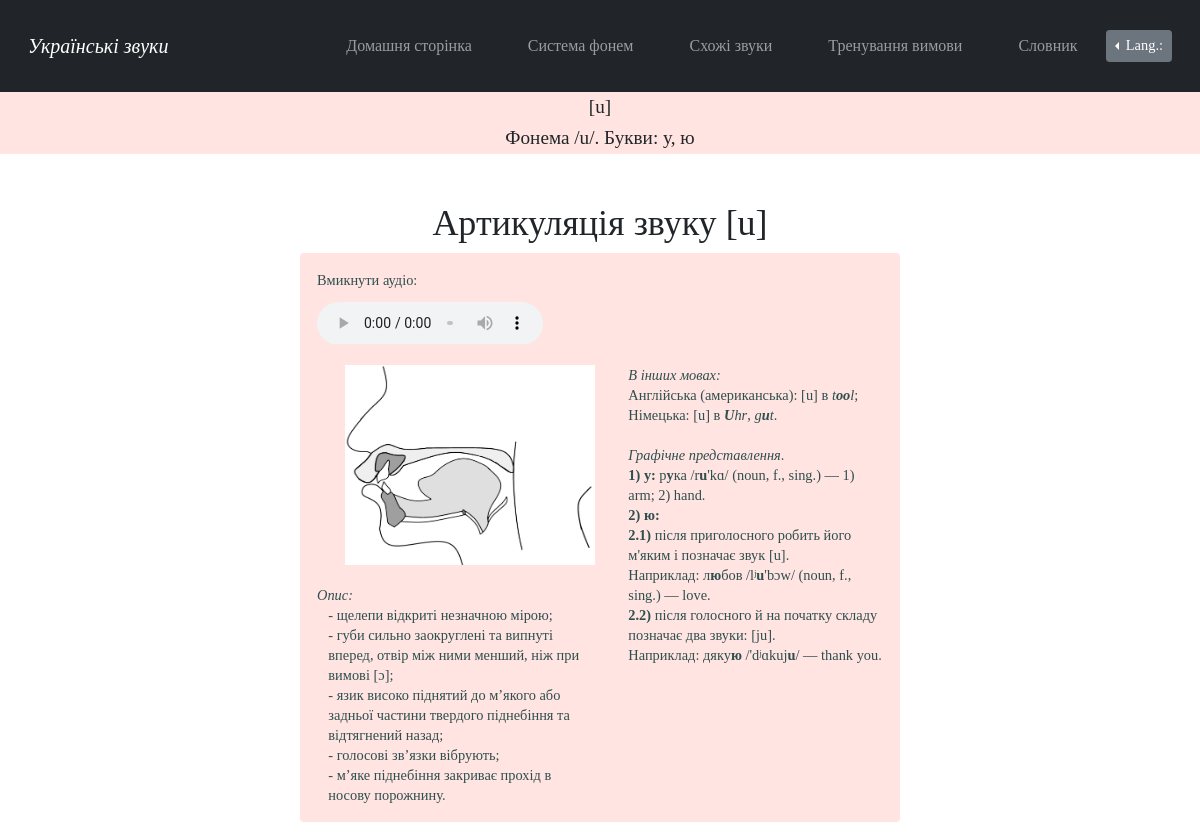
The page /sound_u on the database its author committed.
### main/models.py (models this page shows)
class InformationAboutVowels(models.Model):
    id = models.AutoField('id', primary_key=True)
    sound = models.CharField('звук', max_length=5)
    row = models.TextField('ряд', default='')
    description = models.TextField('опис вимови')
    eng_description = models.TextField('англ. опис вимови', default='')
    image = models.ImageField('ілюстрація вимови', upload_to="media")
    audio = models.FileField(upload_to='documents/', default='')
    male_audio = models.FileField(upload_to='documents/', default='')

### main/views.py (the view)
# urls.py: path('sound_u', views.sound_u, name='sound_u'),
def sound_u(request):
    information = InformationAboutVowels.objects.filter(sound__contains='u')
    return render(request, 'main/sound_u.html', {'information': information})

### main/templates/main/sound_u.html (shortened to what this page needs)
{% extends 'main/pattern_for_vowels.html' %}
{% load i18n %}
{% load static %}
{% block lang_switch %}
<div class="dropleft">
      <button class="btn btn-secondary btn-sm dropdown-toggle" type="button" id="dropdownMenuButton"
              data-toggle="dropdown" aria-haspopup="true" aria-expanded="false">
        {% translate "Lang.:" %}
      </button>
            {% get_current_language as LANGUAGE_CODE %}
            {% get_available_languages as LANGUAGES %}
            {% get_language_info_list for LANGUAGES as languages %}
    </div>
{% endblock %}
{% block sound %}[u]{% endblock %}
{% block phoneme %}/u/{% endblock %}
{% block letter %}у, ю{% endblock %}
{% block examples %}<i>{% translate "In other languages:" %}</i>
{% translate "English (American):" %} [u] {% translate "in" %} <i>t<b>oo</b>l</i>;
{% translate "German:" %} [u] {% translate "in" %} <i><b>U</b>hr</i>, <i>g<b>u</b>t</i>.
<i>{% translate "Pertinent letter/s" %}</i>.
<b>1) у: </b>р<b>у</b>ка /r<b>u</b>'kɑ/ (noun, f., sing.) — 1) arm; 2) hand.
<b>2) ю: </b>
<b>2.1)</b> {% translate "<i>after a consonant</i> stands for u-sound, making the consonant palatalised." %}
{% translate "For example" %}: л<b>ю</b>бов /lʲ<b>u</b>'bɔw/ (noun, f., sing.) — love.
<b>2.2)</b> {% translate "<i>after a vowel</i> and <i>at the beginning of a syllable</i> stands for two sounds" %}: [ju].
{% translate "For example" %}: дяку<b>ю</b> /'dʲɑkuj<b>u</b>/ — thank you.<br>
{% endblock %}

### main/templates/main/pattern_for_vowels.html (shortened to what this page needs)
{% extends 'main/pattern.html' %}
{% load i18n %}
{% load static %}
{% block stylesheet %}<link rel="stylesheet" href="{% static 'main/css/pattern_separate_sounds.css' %}">{% endblock %}
{% block content %}
<main>
    <div class="header">
        <h2>{% block sound %}{% endblock %}</h2>
        <h3>{% translate "Phoneme" %} {% block phoneme %}{% endblock %}.
            {% translate "Letters:" %} {% block letter %}{% endblock %}</h3>
    </div>
    <div class="main_content">
        {% for el in information%}
        {% get_current_language as LANGUAGE_CODE %}
        <h3>{% translate "Articulation of the sound" %} {{el.sound}}</h3>
            <div class="alert alert-custom  fade in alert-dismissable show mt-2">
                <figure><figcaption>{% translate "Play the audio:" %}</figcaption>
                    <audio controls src={{el.audio.url}}>
                    </audio>
                </figure>
                <img src={{el.image.url}} alt="Звук">
                <p class="examples" id="examples">{% block examples %}{% endblock %}<br></p>
                <p><i>{% translate "Description:" %}</i></p>
                {% if LANGUAGE_CODE == "uk" %}
                    <p class = "description" id="description">{{el.description}}</p>
                {%else%}
                    <p class = "description" id="description2">{{el.eng_description}}</p>
                {%endif%}
            </div>
        {%endfor%}
    </div>
</main>
{% endblock %}

### main/static/main/css/pattern.css (style rules this page uses)
body { background: white; font-family: Garamond, Baskerville, "Baskerville Old Face", "Hoefler Text", "Times New Roman", serif; font-style: normal; font-variant: normal; font-weight: 400; line-height: 20px; }
.dropleft { padding-top:20px; padding-bottom:20px; }
.btn { font-size: .9em; }

### main/static/main/css/pattern_separate_sounds.css (style rules this page uses)
.header { text-align: center; background: #FFE4E1; width: 100%; height: 4em; padding-top: .3em; }
.header > h2, h3 { text-align: center; font-size: 1.2em; }
.main_content { margin-top: 4vw; font-size: .9em; margin-left: auto; margin-right: auto; }
.main_content > h3 { text-align: center; font-size: 3vw; }
.main_content img { margin-left: 5%; margin-bottom: 20px; width:250px; height:200px; }
.main_content p { white-space: pre-line; font-size: 1em; }
.alert-custom { background-color:#FFE4E1; color:#2F4F4F; }
.alert-custom > p { margin-bottom:0px; }
@media screen and (min-width:601px) { .header { margin-top: 50px; } }
@media screen and (min-width:601px) { .main_content { width: 80%; } }
@media screen and (min-width:601px) { .alert-custom { background-color: ; } }
@media screen and (min-width:601px) { audio { width: 50%; padding-top:2%; } }
@media screen and (min-width:768px) { .header { margin-top: 110px; } }
@media screen and (min-width:768px) { .alert-custom { background-color: ; } }
@media screen and (min-width:768px) { audio { width: 40%; } }
@media screen and (min-width:768px) { .examples { float: right; width: 45%; } }
@media screen and (min-width:768px) { .description { width: 45%; margin-left:2%; } }
@media screen and (min-width:980px) { .header { margin-top: 90px; } }
@media screen and (min-width:980px) { .main_content { width: 65%; } }
@media screen and (min-width:980px) { .alert-custom { background-color: ; } }
@media screen and (min-width:980px) { audio { width: 40%; } }
@media screen and (min-width:1200px) { .main_content { width: 50%; } }
@media screen and (min-width:1200px) { .alert-custom { background-color:; } }

### rows shown on the page
InformationAboutVowels: sound "[u]", image (picture), description "- щелепи відкриті незначною мірою; - губи сильно заокруглені та випнуті вперед, отвір між ними менший, ніж при вимові [ɔ]; - язик високо піднятий до м’якого або задньої частини твердого піднебіння та відтягнений назад; - голосові зв’язки вібрують; - м’яке піднебіння закриває прохід в носову порожнину."
